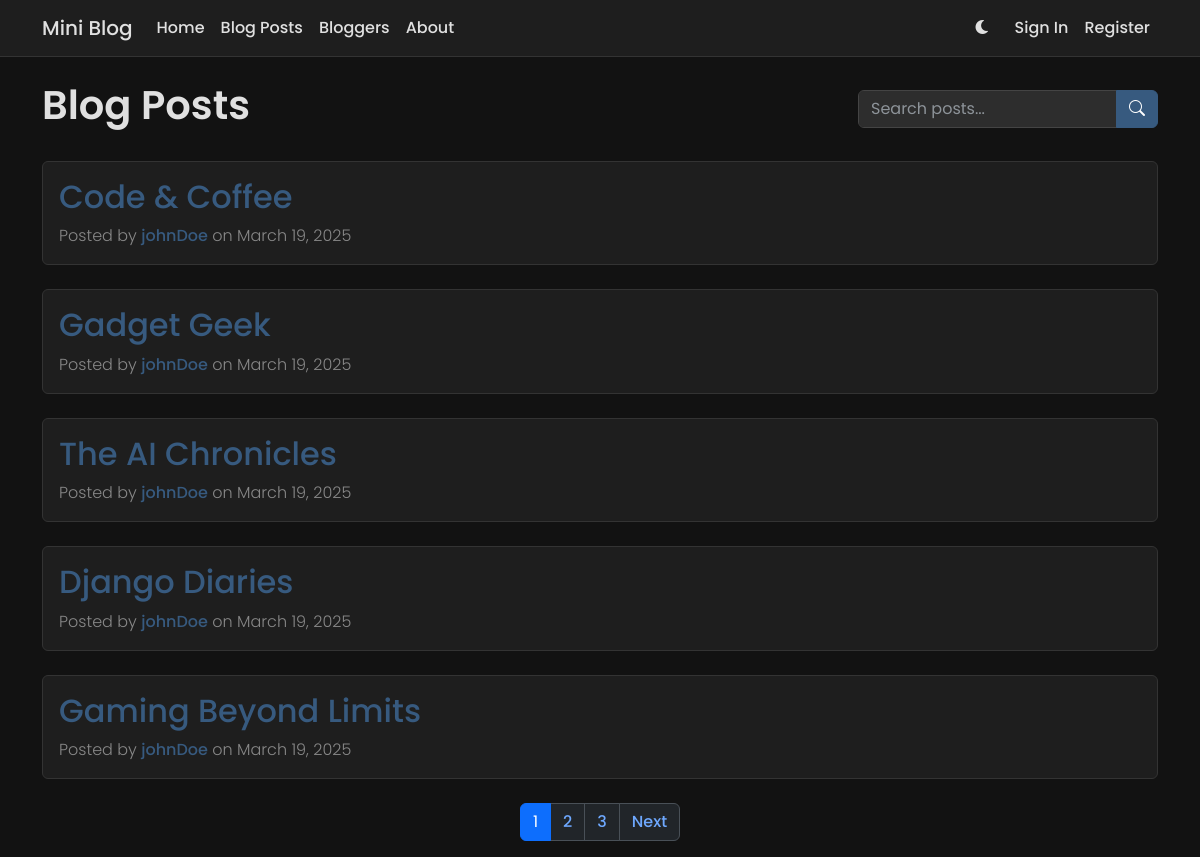
The page /blog/blogs/ on the database as committed earlier.
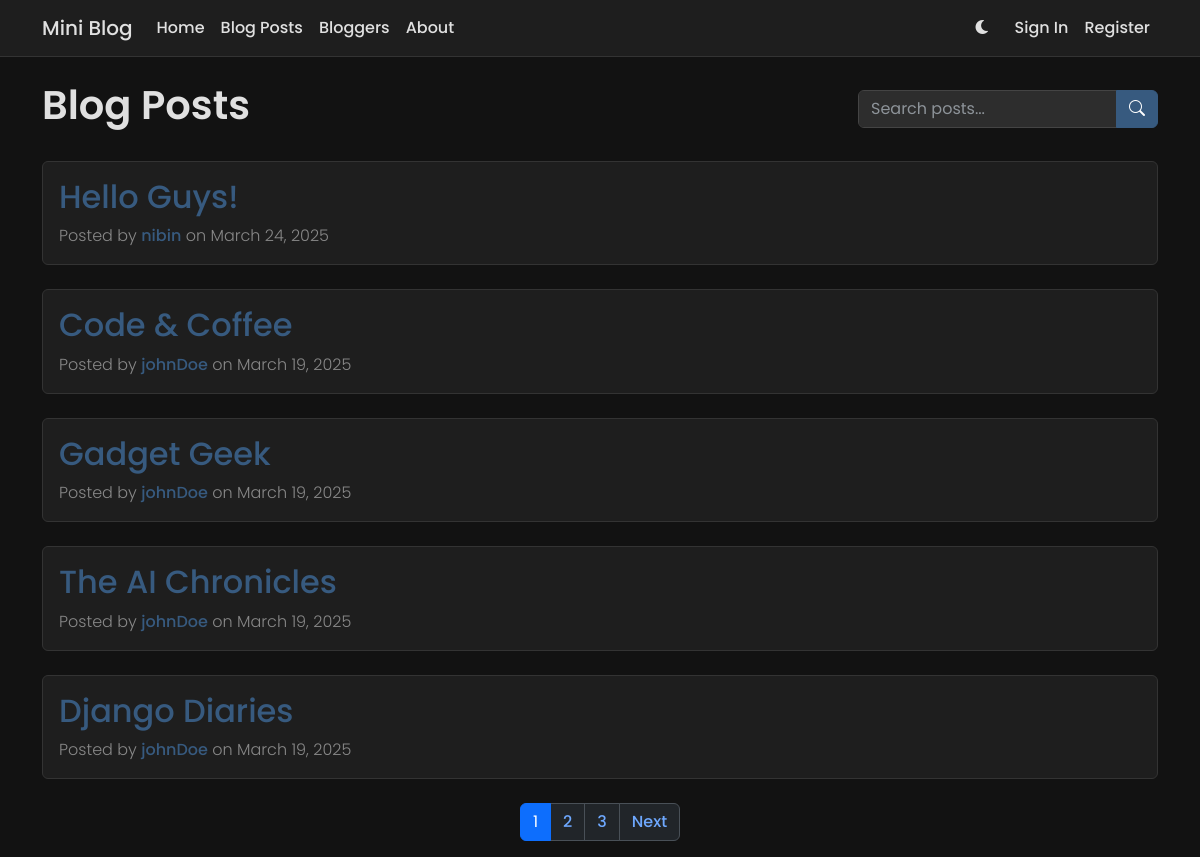
The same page on the database as committed later.
### app/models.py (models this page shows, shortened)
class BlogPost(models.Model):
    title = models.CharField(max_length=200)
    content = models.TextField()
    author = models.ForeignKey(User, on_delete=models.CASCADE, related_name='blog_posts')
    created_at = models.DateTimeField(auto_now_add=True)
    updated_at = models.DateTimeField(auto_now=True)
    class Meta:
        ordering = ['-created_at']

class User(AbstractUser):
    bio = models.TextField(max_length=500, blank=True)
    location = models.CharField(max_length=100, blank=True)
    website = models.URLField(max_length=200, blank=True)
    profile_picture = models.ImageField(upload_to='profile_pics/', null=True, blank=True)
    created_at = models.DateTimeField(auto_now_add=True)
    updated_at = models.DateTimeField(auto_now=True)

### app/views.py (the view)
# urls.py: path('blog/blogs/', views.blog_list, name='blog_list'),
def blog_list(request):
    search_query = request.GET.get('search', '')
    if search_query:
        posts = BlogPost.objects.filter(
            models.Q(title__icontains=search_query) |
            models.Q(content__icontains=search_query) |
            models.Q(author__username__icontains=search_query)
        ).order_by('-created_at')
    else:
        posts = BlogPost.objects.all().order_by('-created_at')
    paginator = Paginator(posts, 5)
    page_number = request.GET.get('page')
    posts = paginator.get_page(page_number)
    return render(request, 'blog_list.html', {
        'posts': posts,
        'search_query': search_query
    })

### app/templates/blog_list.html (shortened to what this page needs)
{% extends 'base.html' %}
{% block content %}
<div class="row">
    <div class="col-md-12">
        <div class="d-flex justify-content-between align-items-center mb-4">
            <h1>Blog Posts</h1>
            <form action="{% url 'blog_list' %}" method="GET" class="d-flex gap-2">
                <div class="input-group" style="max-width: 300px;">
                    <input type="text" name="search" class="form-control" placeholder="Search posts..."
                           value="{{ search_query }}" aria-label="Search blog posts">
                    <button class="btn btn-primary" type="submit">
                        <i class="bi bi-search"></i>
                    </button>
                </div>
            </form>
        </div>
        {% for post in posts %}
            <div class="card mb-4">
                <div class="card-body">
                    <h2 class="card-title">
                        <a href="{% url 'blog_detail' post.id %}" class="text-decoration-none">{{ post.title }}</a>
                    </h2>
                    <p class="card-text text-muted">
                        Posted by <a href="{% url 'blogger_detail' post.author.id %}" class="text-decoration-none">{{ post.author.username }}</a>
                        on {{ post.created_at|date:"F j, Y" }}
                    </p>
                </div>
            </div>
        {% endfor %}
        {% if posts.has_other_pages %}
            <nav aria-label="Page navigation">
                <ul class="pagination justify-content-center">
                    {% for num in posts.paginator.page_range %}
                        {% if posts.number == num %}
                            <li class="page-item active">
                                <span class="page-link">{{ num }}</span>
                            </li>
                        {% else %}
                            <li class="page-item">
                                <a class="page-link" href="?page={{ num }}{% if search_query %}&search={{ search_query }}{% endif %}">{{ num }}</a>
                            </li>
                        {% endif %}
                    {% endfor %}
                    {% if posts.has_next %}
                        <li class="page-item">
                            <a class="page-link" href="?page={{ posts.next_page_number }}{% if search_query %}&search={{ search_query }}{% endif %}">Next</a>
                        </li>
                    {% endif %}
                </ul>
            </nav>
        {% endif %}
    </div>
</div>
{% endblock %}

Rows that differ between the two databases and show on the page:
no longer on this page (row unchanged): BlogPost: title "Gaming Beyond Limits", author.username "johnDoe", created_at "March 19, 2025"
added BlogPost: title "Hello Guys!", author.username "nibin", created_at "March 24, 2025"
